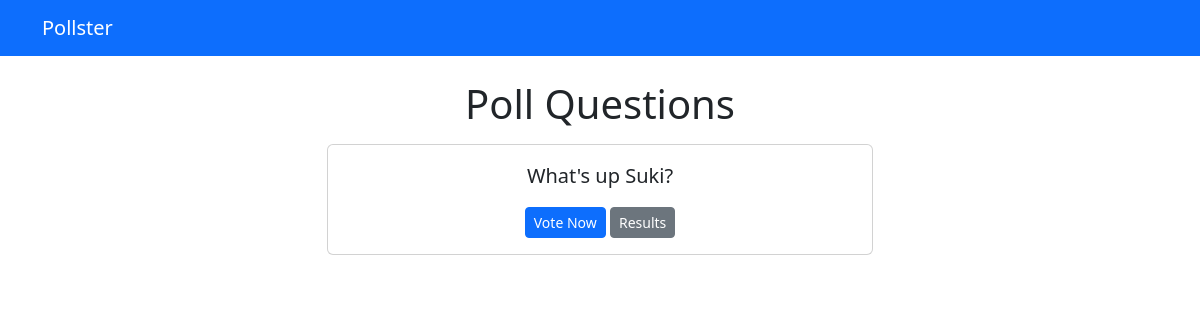
The page /polls/ on the database as committed earlier.
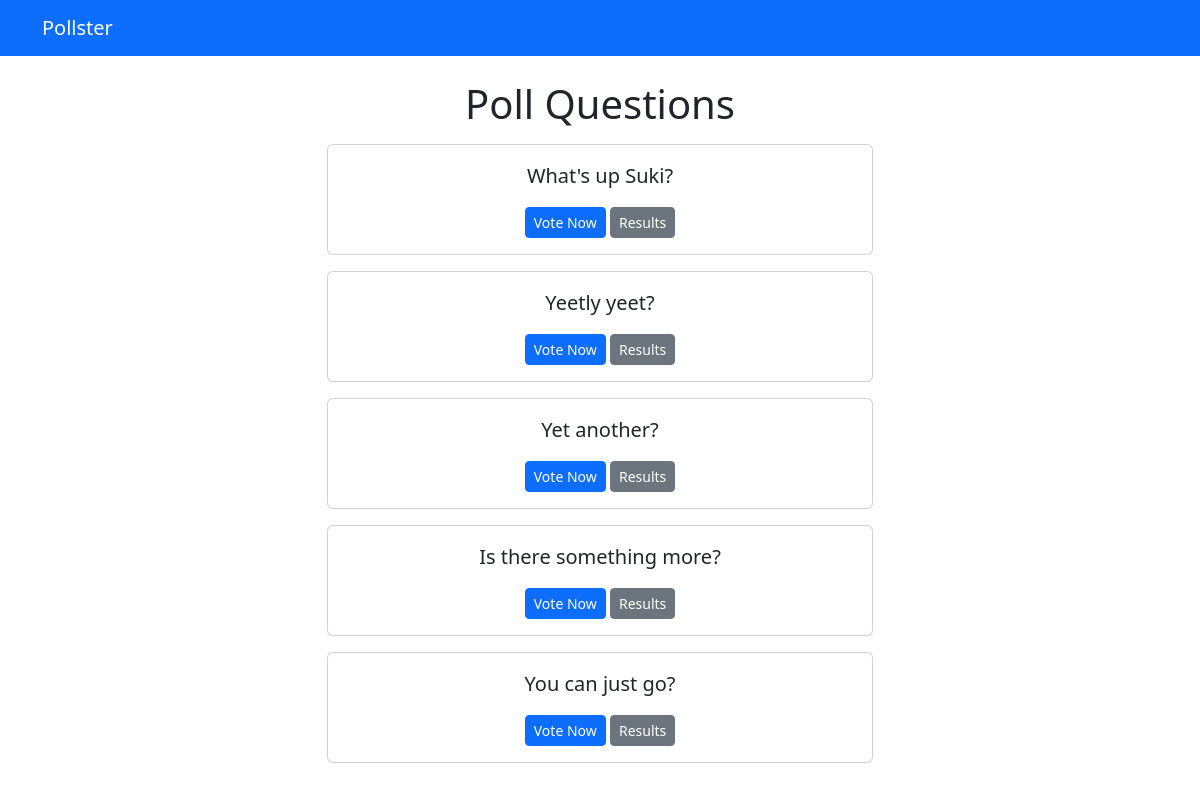
The same page on the database as committed later.
### polls/models.py (models this page shows, shortened)
class Question(models.Model):
    question_text = models.CharField(max_length=200)
    pub_date = models.DateTimeField('date published')

### polls/views.py (the view)
# urls.py: path('', views.IndexView.as_view(), name='index'),
class IndexView(generic.ListView):
    template_name = 'polls/index.html'
    context_object_name = 'latest_question_list'
    def get_queryset(self):
        return Question.objects.filter(
            pub_date__lte=timezone.now()
        ).order_by('-pub_date')[:5]

### polls/templates/polls/index.html
{% extends "base.html" %}
{% block content %}
    <h1 class="text-center mb-3">Poll Questions</h1>
    {% if latest_question_list %}
        {% for question in latest_question_list %}
            <div class="card mb-3">
                <div class="card-body text-center">
                    <p class="lead">{{ question.question_text }}</p>
                    <div class="row">
                        <div class="col">
                            <div>
                                <a href="{% url 'polls:detail' question.id %}" class="btn btn-primary btn-sm">Vote
                                    Now</a>
                                <a href="{% url 'polls:results' question.id %}"
                                   class="btn btn-secondary btn-sm">Results</a>
                            </div>
                        </div>
                    </div>
                </div>
            </div>
        {% endfor %}
    {% else %}
        <p>No polls are available.</p>
    {% endif %}
{% endblock %}

### pages/templates/base.html (shortened to what this page needs)
<!DOCTYPE html>
<html lang="en">
<head>
</head>
<body>
{% include 'partials/_navbar.html' %}
<div class="container">
    <div class="row">
        <div class="col-md-6 m-auto">
            {% block content %}{% endblock %}
        </div>
    </div>
</div>
<link href="https://cdn.jsdelivr.net/npm/bootstrap@5.2.0-beta1/dist/css/bootstrap.min.css" rel="stylesheet">
</body>
</html>

### polls/templates/partials/_navbar.html
<nav class="navbar navbar-dark bg-primary mb-4">
    <div class="container">
        <a href="/" class="navbar-brand">Pollster</a>
    </div>
</nav>

Rows that differ between the two databases and show on the page:
added Question: question_text "Yeetly yeet?"
added Question: question_text "Yet another?"
added Question: question_text "Is there something more?"
added Question: question_text "You can just go?"
